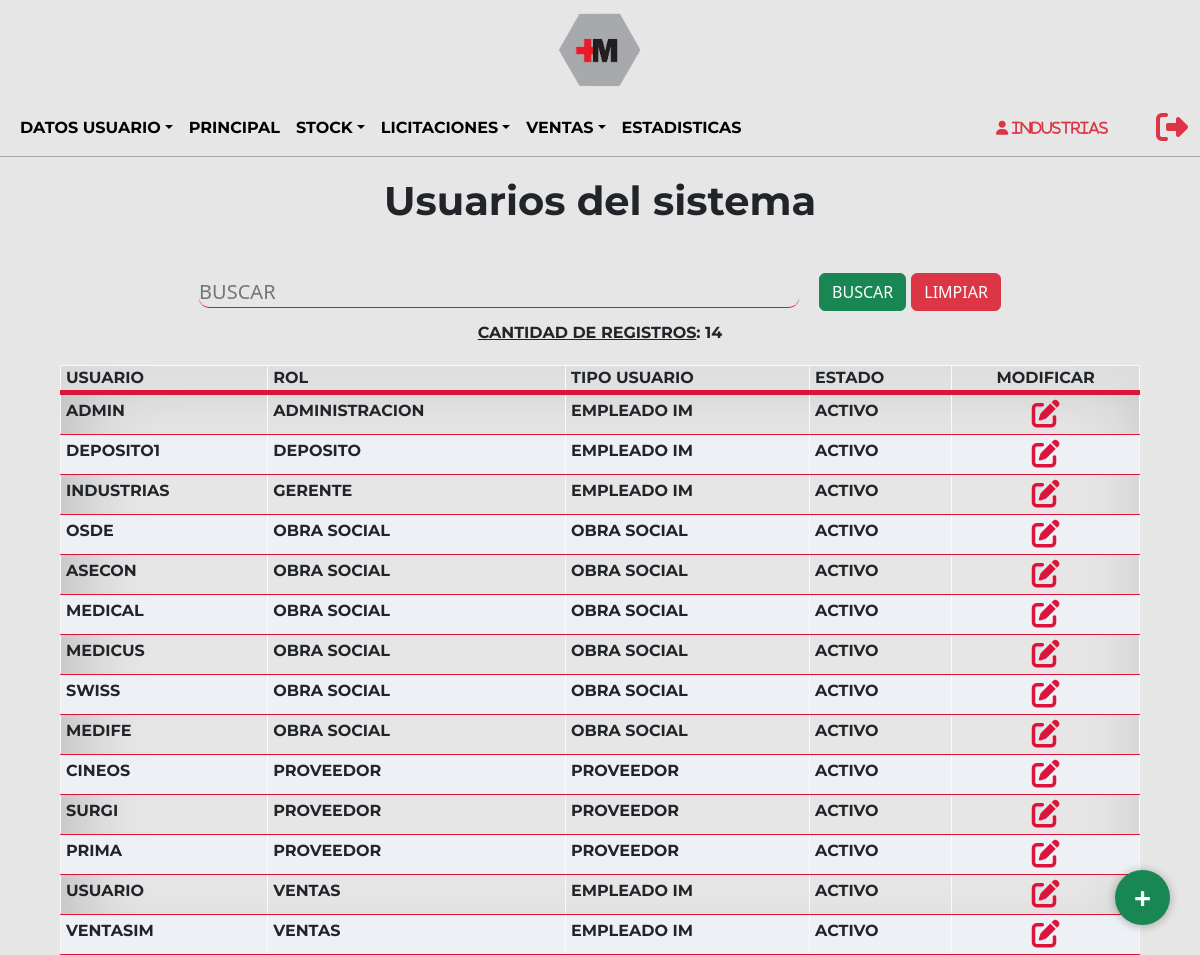
The app's page /Sistema/usuarios.php?error (signed in) with its own data.
### tables this page shows
CREATE TABLE `usuario` (
  `idUsuario` int(3) NOT NULL,
  `usuario` text NOT NULL,
  `contraseña` varchar(60) NOT NULL,
  `idRol` int(2) NOT NULL,
  `idTipoUsuario` int(10) NOT NULL,
  `nombre` varchar(100) NOT NULL,
  `correo` varchar(100) NOT NULL,
  `direccion` varchar(100) NOT NULL,
  `idEstadoUsuario` int(2) NOT NULL
);

CREATE TABLE `roles` (
  `idRol` int(11) NOT NULL,
  `rol` varchar(30) NOT NULL,
  `idTipoUsuario` int(10) NOT NULL
);

CREATE TABLE `tipousuario` (
  `idTipoUsuario` int(10) NOT NULL,
  `tipo` varchar(30) NOT NULL
);

CREATE TABLE `estadousuario` (
  `idEstadoUsuario` int(2) NOT NULL,
  `estadoUsuario` varchar(10) NOT NULL
);

### Sistema/usuarios.php (the view, shortened to what this page needs)
<?php
include('../Utils/conexion.php');
$iduser = $_SESSION['usuario'];
$sql = "SELECT idUsuario, usuario, idRol FROM usuario WHERE usuario='$iduser'";
$resultado = $datos_base->query($sql);
$row = $resultado->fetch_assoc();
$nom = $row['usuario'];
$idRol = $row['idRol'];
?>
<!DOCTYPE html>
<html lang="en">
<head>
    <link href="https://unpkg.com/aos@2.3.1/dist/aos.css" rel="stylesheet">
    <link href="https://cdn.jsdelivr.net/npm/bootstrap@5.2.0-beta1/dist/css/bootstrap.min.css" rel="stylesheet">
    <link rel="stylesheet" type="text/css" href="../Css/estilos.css"/>
</head>
<body>
  <?php include('./Layouts/usuarioHeader.php'); ?>
    <main>
        <section class="ini">
            <div class="ini-tit">
                <h1>Usuarios del sistema</h1>
            </div>
            <div class="container">
                <form method="POST" action="./usuarios.php">
                    <div class="form-grilla">
                        <div class="form-grilla-busc">
                            <input type="text" style="text-transform:uppercase;" name="buscar"  placeholder="Buscar" class="busc">
                        </div>
                        <div class="form-grilla-but">
                            <input class="btn btn-success" type="submit" name="btn2" value="BUSCAR"></input>
                            <input class="btn btn-danger" type="submit" name="btn1" value="LIMPIAR"></input>
                        </div>
                    </div>
                </form>
                <div class="agregar">
                    <a href="./agregarUsuario.php" class="nuevo" data-bs-toggle="tooltip" title="Nuevo usuario" data-bs-placement="left">+</a>
                </div>
            </div>
             <?php
                    echo "<table>
                            <thead>
                                <tr>
                                    <th><p style='text-align: left; margin-left:5px;'>USUARIO</p></th>
                                    <th><p style='text-align: left; margin-left:5px;'>ROL</p></th>
                                    <th><p style='text-align: left; margin-left:5px;'>TIPO USUARIO</p></th>
                                    <th><p style='text-align: left; margin-left:5px;'>ESTADO</p></th>
                                    <th><p>MODIFICAR</p></th>
                                </tr>
                            </thead>
                        ";
                        if(isset($_POST['btn2']))
                                {
                                    $cantidad = 0;
                                    $doc = $_POST['buscar'];
                                    $consulta=mysqli_query($datos_base, "SELECT u.idUsuario, u.usuario, r.rol, t.tipo, e.estadoUsuario
                                    FROM usuario u
                                    LEFT JOIN roles r ON r.idRol = u.idRol
                                    LEFT JOIN tipousuario t ON t.idTipoUsuario = u.idTipoUsuario
                                    LEFT JOIN estadousuario e ON e.idEstadoUsuario = u.idEstadoUsuario
                                    WHERE u.usuario LIKE '%$doc%' OR r.rol LIKE '%$doc%' OR t.tipo LIKE '%$doc%' OR e.estadoUsuario LIKE '%$doc%'
                                    ORDER BY r.rol ASC");
                                    while($listar = mysqli_fetch_array($consulta))
                                    {
                                        $cantidad++;
                                        echo
                                        "
                                        <tr>
                                            <td><h4 style='font-size:16px;text-transform:uppercase;text-align: left;margin-left:5px;'>".$listar['usuario']."</h4 ></td>
                                            <td><h4 style='font-size:16px;text-transform:uppercase;text-align: left;margin-left:5px;'>".$listar['rol']."</h4 ></td>
                                            <td><h4 style='font-size:16px;text-transform:uppercase;text-align: left;margin-left:5px;'>".$listar['tipo']."</h4 ></td>
                                            <td><h4 style='font-size:16px;text-transform:uppercase;text-align: left;margin-left:5px;'>".$listar['estadoUsuario']."</h4 ></td>
                                            <td class='text-center text-nowrap'><a class='btn btn-sm' href=./detalleUsuario.php?no=".$listar['idUsuario']." class=mod><i class='fa-solid fa-pen-to-square fa-2x'></i></a></td>
                                        </tr>
                                        ";
                                    }
                                }
                                else{
                                    $cantidad = 0;
                                    $consulta=mysqli_query($datos_base, "SELECT u.idUsuario, u.usuario, r.rol, t.tipo, e.estadoUsuario
                                FROM usuario u
                                LEFT JOIN roles r ON r.idRol = u.idRol
                                LEFT JOIN tipousuario t ON t.idTipoUsuario = u.idTipoUsuario
                                LEFT JOIN estadousuario e ON e.idEstadoUsuario = u.idEstadoUsuario
                                ORDER BY r.rol ASC");
                                    while($listar = mysqli_fetch_array($consulta))
                                    {
                                        $cantidad++;
                                        echo
                                        "
                                            <tr>
                                            <td><h4 style='font-size:16px;text-transform:uppercase;text-align: left;margin-left:5px;'>".$listar['usuario']."</h4 ></td>
                                            <td><h4 style='font-size:16px;text-transform:uppercase;text-align: left;margin-left:5px;'>".$listar['rol']."</h4 ></td>
                                            <td><h4 style='font-size:16px;text-transform:uppercase;text-align: left;margin-left:5px;'>".$listar['tipo']."</h4 ></td>
                                            <td><h4 style='font-size:16px;text-transform:uppercase;text-align: left;margin-left:5px;'>".$listar['estadoUsuario']."</h4 ></td>
                                            <td class='text-center text-nowrap'><a class='btn btn-sm' href=./detalleUsuario.php?no=".$listar['idUsuario']." class=mod><i class='fa-solid fa-pen-to-square fa-2x'></i></a></td>
                                            </tr>
                                        ";
                                    }
                                }
                                echo "<div style='margin-top:10px;'><p style='text-transform: uppercase;'><u>Cantidad de registros</u>: ".$cantidad."</p></div>";
                                echo"
                            </table>";
                                    ?>
        </section>
    </main>
</body>
</html>

### Sistema/Layouts/usuarioHeader.php (shortened to what this page needs)
<div class="cont-img">
    <a href="./principal.php" class="imagenb">
            <img src="../Imagenes/c-titulo.png" alt="logo">
         </a>
    </div>
    <header class="hea-pri">
        <nav class="navbar navbar-expand-lg navbar-light">
            <div class="container-fluid navpri">
                <div class="collapse navbar-collapse" id="navbarNav">
                    <ul class="navbar-nav">
                    <li class="nav-item dropdown">
                            <a href="#" class="nav-link dropdown-toggle variacion" id="navbarDropdown" role="button" data-bs-toggle="dropdown" aria-expanded="false">Datos usuario</a>
                                <?php
                                    $rolgerente = 1;
                                    $roladmin = 2;
                                    $roldeposito = 3;
                                    $rolventas = 4;
                                    $rolobra = 5;
                                    $rolproveedor = 6;
                                ?>
                        </li>
                        <li class="nav-item">
                            <a href="./principal.php" class="nav-link variacion" aria-current="page">Principal</a>
                        </li>
                        <?php
                            if($idRol == $rolgerente OR $idRol == $roldeposito){
                        ?>
                        <li class="nav-item dropdown">
                            <a href="#" class="nav-link dropdown-toggle variacion" id="navbarDropdown" role="button" data-bs-toggle="dropdown" aria-expanded="false">Stock</a>
                        </li>
                        <?php
                            }
                        ?>
                        <?php
                            if($idRol == $rolgerente OR $idRol == $roladmin OR $idRol == $rolventas OR $idRol == $rolproveedor){
                        ?>
                        <li class="nav-item dropdown">
                            <a href="#" class="nav-link dropdown-toggle variacion" id="navbarDropdown" role="button" data-bs-toggle="dropdown" aria-expanded="false">Licitaciones</a>
                        </li>
                        <?php
                            }
                        ?>
                        <?php
                            if($idRol == $rolgerente OR $idRol == $roladmin OR $idRol == $rolobra){
                        ?>
                        <li class="nav-item dropdown">
                            <?php
                            if($idRol != $rolobra){?>
                            <a href="#" class="nav-link dropdown-toggle variacion" id="navbarDropdown" role="button" data-bs-toggle="dropdown" aria-expanded="false">VENTAS</a>
                            <?php }else{?>
                            <a href="#" class="nav-link dropdown-toggle variacion" id="navbarDropdown" role="button" data-bs-toggle="dropdown" aria-expanded="false">COMPRAS</a>
                            <?php }?>
                        </li>
                        <?php
                            }
                        ?>
                        <?php
                            if($idRol == $rolgerente OR $idRol == $roladmin){
                        ?>
                        <li class="nav-item">
                            <a href="./estadisticas.php" class="nav-link variacion" aria-current="page">Estadisticas</a>
                        </li>
                        <?php
                            }
                        ?>
                    </ul>
                </div>
                <div class="not-exit">
                    <div class="not-exit-name">
                        <p><i class="fa-solid fa-user" style="color: #dc3545;">&nbsp<?php echo $nom;?></i></p>
                    </div>
                   <div class="not-exit-exit">
                       <a href="../Utils/salir.php">
                            <i class="fa-solid fa-right-from-bracket fa-2x" style="color: #dc3545;"></i>
                        </a>
                   </div>
                </div>
            </div>
        </nav>
    </header>

### Css/estilos.css (style rules this page uses)
* { margin: 0; padding: 0; box-sizing: border-box; scroll-behavior: smooth; }
html, body { background-color: #e6e6e6; height: 100%; margin: 0; display: flex; flex-direction: column; }
nav { font-family: 'Montserrat', sans-serif; }
h1, h2 { cursor: default; }
h1, h3, h4, h5, p { font-family: 'Montserrat', sans-serif; font-weight: bold; }
.hea-pri { border-bottom: 1px solid #a3a3a3; }
.variacion { text-decoration: none; background-image: linear-gradient(crimson, crimson); background-position: 0% 100%; background-repeat: no-repeat; background-size: 0% 2px; transition: background-size .4s; color: black; font-size: 16px; text-transform: uppercase; font-weight: bold; }
i { color: crimson; }
li { list-style: none; }
.cont-img { display: flex; justify-content: center; }
.imagenb { width: 100px; height: 100px; display: flex; justify-content: center; align-items: center; }
.imagenb img { width: 100%; }
.navpri { display: flex; justify-content: space-evenly; }
.not-exit { width: auto; display: flex; justify-content: center; align-items: center; flex-direction: row; gap: 5px; }
.ini { height: auto; display: flex; justify-content: center; align-items: center; flex-direction: column; }
.ini-tit { margin-top: 20px; margin-bottom: 40px; display: flex; justify-content: center; align-items: center; flex-direction: column; }
.form-grilla { display: flex; justify-content: center; flex-direction: row; }
.form-grilla-busc { display: flex; justify-content: center; align-items: center; }
.form-grilla-but { display: flex; justify-content: center; align-items: center; gap: 5px; }
.busc { min-width: 600px; margin-right: 20px; border-radius: 10px; font-size: 20px; background-color: transparent; border: none; border-bottom: 1px solid crimson; outline: none; }
.agregar a { text-decoration: none; }
.nuevo { position: fixed; width: 55px; height: 55px; line-height: 55px; bottom: 30px; right: 30px; background: #198754; color: #fff; border-radius: 50px; text-align: center; font-size: 30px; box-shadow: 0px 1px 10px rgba(0, 0, 0, 0.3); z-index: 100; font-weight: bold; }
table { margin-top: 20px; background-color: #dbe5e9; border-collapse: collapse; width: 90%; background-color: rgba(230, 230, 230, 0.65); box-shadow: 15px 6px 72px 4px rgba(0, 0, 0, 0.18) inset; -webkit-box-shadow: 15px 6px 72px 4px rgba(0, 0, 0, 0.18) inset; -moz-box-shadow: 15px 6px 72px 4px rgba(0, 0, 0, 0.18) inset; }
th, td { text-align: center; border: solid 1px #f7fbfd; border-bottom: solid 1px crimson; font-weight: bold; }
thead { background-color: rgba(230, 230, 230, 0.65); border-bottom: solid 5px crimson; width: 100%; }
tr:nth-child(even) { background-color: #edf0f5; }
.not-exit { min-width: 200px; height: 40px; display: flex; justify-content: center; align-items: center; gap: 40px; }
.not-exit-name { width: 100%; height: auto; cursor: default; display: flex; justify-content: center; align-items: center; font-size: 14px; }
.not-exit-exit { display: flex; justify-content: center; align-items: center; }
p { margin-bottom: 0rem; }

### records on screen
usuario: usuario "Industrias", usuario "INDUSTRIAS", idRol.rol "GERENTE", idTipoUsuario.tipo "EMPLEADO IM", idEstadoUsuario.estadoUsuario "ACTIVO"
usuario: usuario "ADMIN", idRol.rol "ADMINISTRACION", idTipoUsuario.tipo "EMPLEADO IM", idEstadoUsuario.estadoUsuario "ACTIVO"
usuario: usuario "DEPOSITO1", idRol.rol "DEPOSITO", idTipoUsuario.tipo "EMPLEADO IM", idEstadoUsuario.estadoUsuario "ACTIVO"
usuario: usuario "OSDE", idRol.rol "OBRA SOCIAL", idTipoUsuario.tipo "OBRA SOCIAL", idEstadoUsuario.estadoUsuario "ACTIVO"
usuario: usuario "ASECON", idRol.rol "OBRA SOCIAL", idTipoUsuario.tipo "OBRA SOCIAL", idEstadoUsuario.estadoUsuario "ACTIVO"
usuario: usuario "MEDICAL", idRol.rol "OBRA SOCIAL", idTipoUsuario.tipo "OBRA SOCIAL", idEstadoUsuario.estadoUsuario "ACTIVO"
usuario: usuario "MEDICUS", idRol.rol "OBRA SOCIAL", idTipoUsuario.tipo "OBRA SOCIAL", idEstadoUsuario.estadoUsuario "ACTIVO"
usuario: usuario "SWISS", idRol.rol "OBRA SOCIAL", idTipoUsuario.tipo "OBRA SOCIAL", idEstadoUsuario.estadoUsuario "ACTIVO"
usuario: usuario "MEDIFE", idRol.rol "OBRA SOCIAL", idTipoUsuario.tipo "OBRA SOCIAL", idEstadoUsuario.estadoUsuario "ACTIVO"
usuario: usuario "CINEOS", idRol.rol "PROVEEDOR", idTipoUsuario.tipo "PROVEEDOR", idEstadoUsuario.estadoUsuario "ACTIVO"
usuario: usuario "SURGI", idRol.rol "PROVEEDOR", idTipoUsuario.tipo "PROVEEDOR", idEstadoUsuario.estadoUsuario "ACTIVO"
usuario: usuario "PRIMA", idRol.rol "PROVEEDOR", idTipoUsuario.tipo "PROVEEDOR", idEstadoUsuario.estadoUsuario "ACTIVO"
usuario: usuario "USUARIO", idRol.rol "VENTAS", idTipoUsuario.tipo "EMPLEADO IM", idEstadoUsuario.estadoUsuario "ACTIVO"
usuario: usuario "VENTASIM", idRol.rol "VENTAS", idTipoUsuario.tipo "EMPLEADO IM", idEstadoUsuario.estadoUsuario "ACTIVO"

### other values on screen
$cantidad "14"
